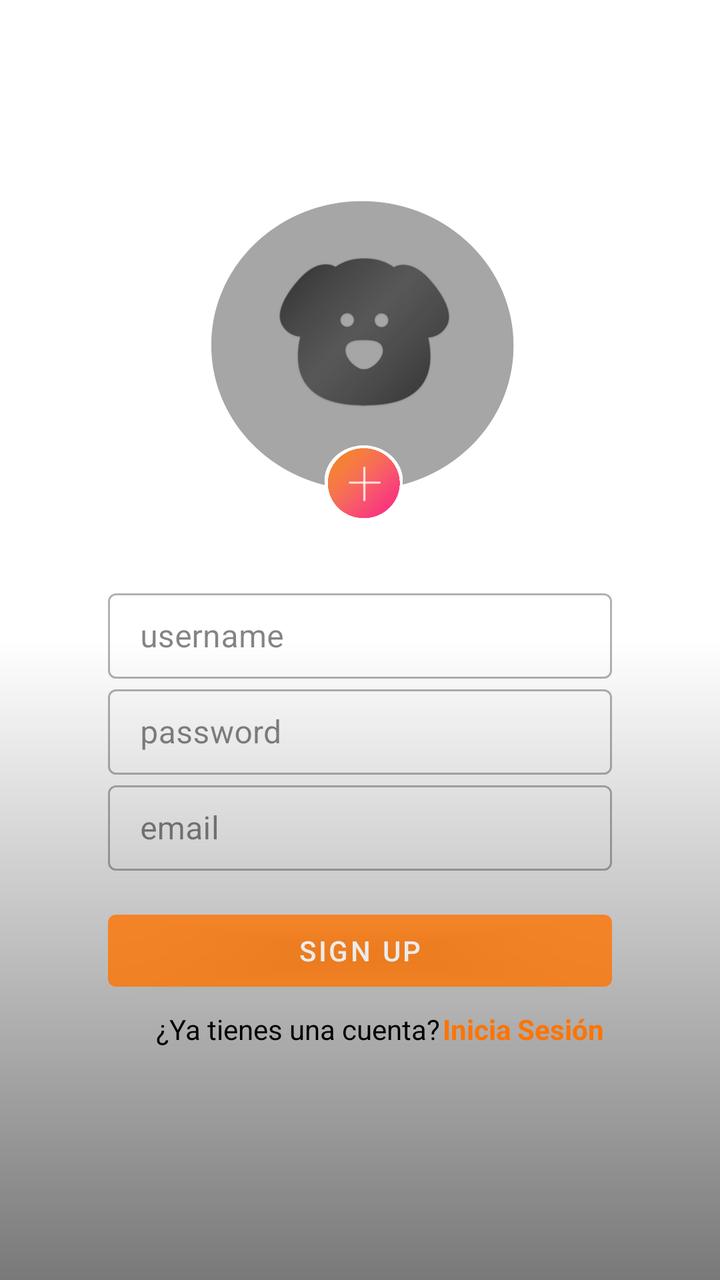
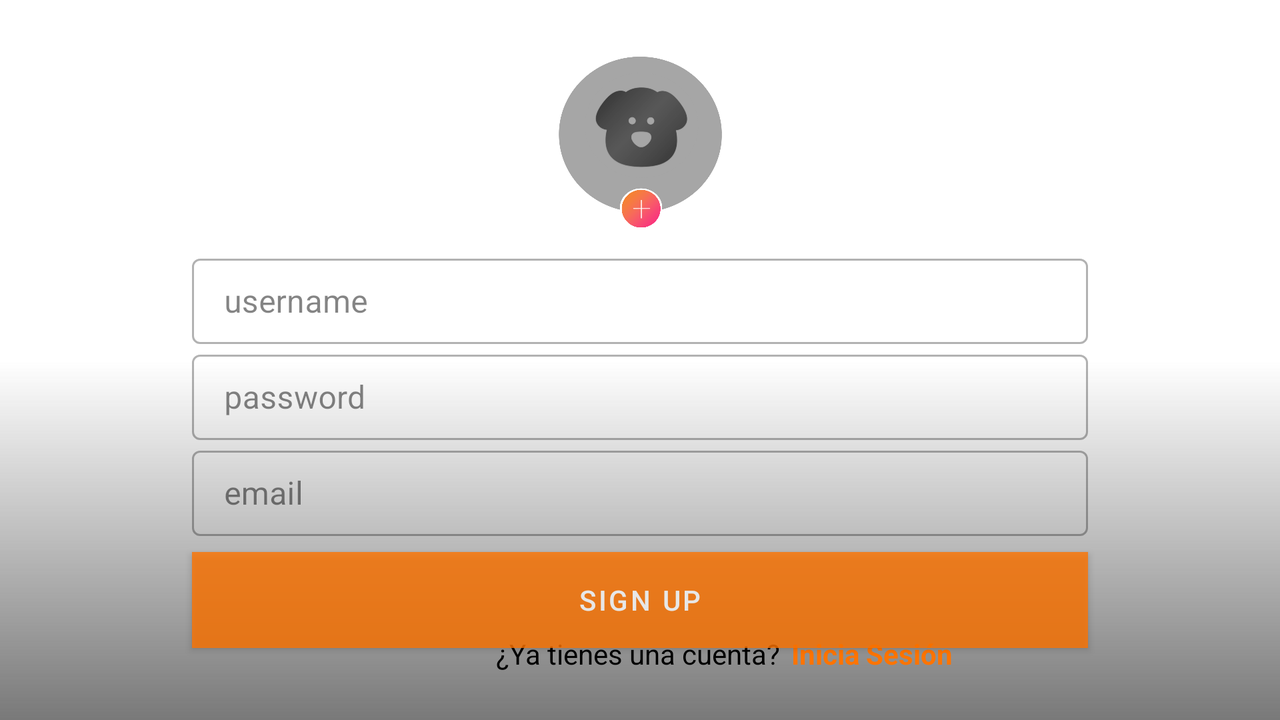

One screen, two layout resources from the same app: the default and the repository's alternative for another configuration. Each is rendered where Android would select it; the XML of both is given below.
<!-- AndroidManifest.xml: activity theme NoActionBar -->
<!-- res/layout/activity_registro.xml -->
<?xml version="1.0" encoding="utf-8"?>
<androidx.constraintlayout.widget.ConstraintLayout xmlns:android="http://schemas.android.com/apk/res/android"
    xmlns:app="http://schemas.android.com/apk/res-auto"
    xmlns:tools="http://schemas.android.com/tools"
    android:layout_width="match_parent"
    android:layout_height="match_parent"
    tools:context=".LoginActivity">

    <VideoView
        android:id="@+id/back_registro"
        android:layout_width="1150dp"
        android:layout_height="match_parent"
        app:layout_constraintBottom_toBottomOf="parent"
        app:layout_constraintStart_toStartOf="@id/guideLineVideoL"
        app:layout_constraintTop_toTopOf="parent"
        />

    <View
        android:id="@+id/viewSplash"
        android:layout_width="match_parent"
        android:layout_height="match_parent"
        android:background="@drawable/scrim_login_signup"
        android:visibility="visible"
        app:layout_constraintBottom_toBottomOf="parent"
        app:layout_constraintEnd_toEndOf="parent"
        app:layout_constraintStart_toStartOf="parent"
        app:layout_constraintTop_toTopOf="parent" />

    <ImageView
        android:id="@+id/imageViewDogRegistro"
        android:layout_width="243dp"
        android:layout_height="206dp"
        android:src="@drawable/registro_dog"
        app:layout_constraintBottom_toBottomOf="parent"
        app:layout_constraintEnd_toEndOf="parent"
        app:layout_constraintHorizontal_bias="0.511"
        app:layout_constraintStart_toStartOf="parent"
        app:layout_constraintTop_toTopOf="parent"
        app:layout_constraintVertical_bias="0.178" />

    <com.google.android.material.textfield.TextInputLayout
        android:id="@+id/usernameTIL"
        style="@style/Widget.MaterialComponents.TextInputLayout.OutlinedBox"
        android:layout_width="0dp"
        android:layout_height="48dp"
        android:layout_marginTop="16dp"
        android:alpha="0.8"
        android:hint="username"
        app:layout_constraintEnd_toEndOf="@id/guideLine2"
        app:layout_constraintStart_toStartOf="@id/guideLine"
        app:layout_constraintTop_toBottomOf="@+id/guideLineH">

        <com.google.android.material.textfield.TextInputEditText
            android:layout_width="match_parent"
            android:layout_height="match_parent"
            android:inputType="text"/>

    </com.google.android.material.textfield.TextInputLayout>
    <com.google.android.material.textfield.TextInputLayout
        android:id="@+id/passwordTIL"
        style="@style/Widget.MaterialComponents.TextInputLayout.OutlinedBox"
        android:layout_width="0dp"
        android:layout_height="48dp"
        android:alpha="0.8"
        android:hint="password"
        app:layout_constraintEnd_toEndOf="@id/guideLine2"
        app:layout_constraintStart_toStartOf="@id/guideLine"
        app:layout_constraintTop_toBottomOf="@+id/usernameTIL">

        <com.google.android.material.textfield.TextInputEditText
            android:layout_width="match_parent"
            android:layout_height="wrap_content"
            android:inputType="textPassword" />

    </com.google.android.material.textfield.TextInputLayout>

    <com.google.android.material.textfield.TextInputLayout
        android:id="@+id/emailRegistro"
        style="@style/Widget.MaterialComponents.TextInputLayout.OutlinedBox"
        android:layout_width="0dp"
        android:layout_height="48dp"
        android:alpha="0.8"
        android:hint="email"
        app:layout_constraintEnd_toEndOf="@id/guideLine2"
        app:layout_constraintStart_toStartOf="@id/guideLine"
        app:layout_constraintTop_toBottomOf="@+id/passwordTIL">

        <com.google.android.material.textfield.TextInputEditText
            android:layout_width="match_parent"
            android:layout_height="wrap_content"
            android:inputType="textEmailAddress" />

    </com.google.android.material.textfield.TextInputLayout>


    <com.google.android.material.button.MaterialButton
        android:id="@+id/bottomSignUp"
        android:layout_width="0dp"
        android:layout_height="48dp"
        android:layout_marginTop="16dp"
        android:alpha="0.8"
        android:text="SIGN UP"
        style="@style/ButtonStraight"
        app:layout_constraintEnd_toEndOf="@id/guideLine2"
        app:layout_constraintHorizontal_bias="0.0"
        app:layout_constraintStart_toStartOf="@id/guideLine"
        app:layout_constraintTop_toBottomOf="@+id/emailRegistro">

    </com.google.android.material.button.MaterialButton>

    <androidx.constraintlayout.widget.Guideline
        android:id="@+id/guideLine"
        android:layout_width="match_parent"
        android:layout_height="wrap_content"
        android:orientation="vertical"
        app:layout_constraintGuide_percent="0.15"
        ></androidx.constraintlayout.widget.Guideline>

    <androidx.constraintlayout.widget.Guideline
        android:id="@+id/guideLine2"
        android:layout_width="wrap_content"
        android:layout_height="wrap_content"
        android:orientation="vertical"
        app:layout_constraintGuide_percent="0.85"
        ></androidx.constraintlayout.widget.Guideline>

    <androidx.constraintlayout.widget.Guideline
        android:id="@+id/guideLineVideoL"
        android:layout_width="wrap_content"
        android:layout_height="wrap_content"
        android:orientation="vertical"
        app:layout_constraintGuide_percent="-0.70"></androidx.constraintlayout.widget.Guideline>

    <androidx.constraintlayout.widget.Guideline
        android:id="@+id/guideLineVideoR"
        android:layout_width="wrap_content"
        android:layout_height="wrap_content"
        android:orientation="vertical"
        app:layout_constraintGuide_percent="1.50"></androidx.constraintlayout.widget.Guideline>


    <androidx.constraintlayout.widget.Guideline
        android:id="@+id/guideLineH"
        android:layout_width="wrap_content"
        android:layout_height="wrap_content"
        android:orientation="horizontal"
        app:layout_constraintGuide_percent="0.43">

    </androidx.constraintlayout.widget.Guideline>

    <TextView
        android:id="@+id/textIniciaSesion"
        android:layout_width="wrap_content"
        android:layout_height="wrap_content"
        android:fontFamily="sans-serif"
        android:text="Inicia Sesión"
        android:textColor="@color/colorAccent"
        android:textStyle="bold"
        app:layout_constraintBottom_toBottomOf="parent"
        app:layout_constraintEnd_toEndOf="@id/guideLine2"
        app:layout_constraintHorizontal_bias="0.225"
        app:layout_constraintStart_toEndOf="@+id/textSinFuncionR"
        app:layout_constraintTop_toTopOf="parent"
        app:layout_constraintVertical_bias="0.813" />

    <TextView
        android:id="@+id/textSinFuncionR"
        android:layout_width="wrap_content"
        android:layout_height="wrap_content"
        android:layout_marginStart="24dp"
        android:layout_marginEnd="16dp"
        android:fontFamily="sans-serif"
        android:text="¿Ya tienes una cuenta?"
        android:textColor="@color/black"
        app:layout_constraintBottom_toBottomOf="parent"
        app:layout_constraintEnd_toStartOf="@+id/textRegistro"
        app:layout_constraintHorizontal_bias="0.658"
        app:layout_constraintStart_toStartOf="@id/guideLine"
        app:layout_constraintTop_toTopOf="parent"
        app:layout_constraintVertical_bias="0.813" />


</androidx.constraintlayout.widget.ConstraintLayout>
<!-- resources referenced by this layout -->
<resources>
  <color name="black">#FF000000</color>
  <color name="colorAccent">#FF7400</color>
  <!-- drawable registro_dog: png bitmap (drawable, 112334 bytes) -->
  <!-- drawable scrim_login_signup (drawable-v24) -->
  <?xml version="1.0" encoding="utf-8"?>
  <shape android:shape="rectangle" xmlns:android="http://schemas.android.com/apk/res/android">
  <gradient
      android:angle="-90"
      android:startColor="#FFFFFFFF"
      android:centerColor="#ffFFFFFF"
      android:endColor="#0d000000"
      android:type="linear"/>
  </shape>
  <style name="ButtonStraight" parent="Widget.MaterialComponents.Button">
          <item name="backgroundTint">@color/statelist</item>
      </style>
  <style name="NoActionBar" parent="Theme.MaterialComponents.DayNight.NoActionBar">
          
          <item name="colorPrimary">@color/black</item>
          <item name="colorPrimaryVariant">@color/grey</item>
          <item name="colorOnPrimary">@color/white</item>
  
          
          <item name="colorSecondary">@color/teal_200</item>
          <item name="colorSecondaryVariant">@color/teal_700</item>
          <item name="colorOnSecondary">@color/black</item>
          
          <item name="android:statusBarColor" tools:targetApi="l">?attr/colorPrimaryVariant</item>
          
      </style>
  <color name="grey">#F0F0F0</color>
  <color name="white">#FFFFFFFF</color>
  <color name="teal_200">#FF03DAC5</color>
  <color name="teal_700">#FF018786</color>
</resources>
<!-- res/layout-land/activity_registro.xml (the repository's variant of the layout above) -->
<!-- drawn on the phone turned sideways -->
<?xml version="1.0" encoding="utf-8"?>
<androidx.constraintlayout.widget.ConstraintLayout xmlns:android="http://schemas.android.com/apk/res/android"
    xmlns:app="http://schemas.android.com/apk/res-auto"
    xmlns:tools="http://schemas.android.com/tools"
    android:layout_width="match_parent"
    android:layout_height="match_parent"
    tools:context=".LoginActivity">

    <VideoView
        android:id="@+id/back_registro"
        android:layout_width="match_parent"
        android:layout_height="480dp"
        app:layout_constraintBottom_toBottomOf="parent"
        app:layout_constraintEnd_toEndOf="parent"
        app:layout_constraintStart_toStartOf="parent"
         />

    <View
        android:id="@+id/viewSplash"
        android:layout_width="match_parent"
        android:layout_height="match_parent"
        android:background="@drawable/scrim_login_signup"
        android:visibility="visible"
        app:layout_constraintBottom_toBottomOf="parent"
        app:layout_constraintEnd_toEndOf="parent"
        app:layout_constraintStart_toStartOf="parent"
        app:layout_constraintTop_toTopOf="parent" />

    <ImageView
        android:id="@+id/imageViewDogRegistro"
        android:layout_width="131dp"
        android:layout_height="116dp"
        android:src="@drawable/registro_dog"
        app:layout_constraintBottom_toBottomOf="parent"
        app:layout_constraintEnd_toEndOf="parent"
        app:layout_constraintStart_toStartOf="parent"
        app:layout_constraintTop_toTopOf="parent"
        app:layout_constraintVertical_bias="0.054" />

    <com.google.android.material.textfield.TextInputLayout
        android:id="@+id/usernameTIL"
        style="@style/Widget.MaterialComponents.TextInputLayout.OutlinedBox"
        android:layout_width="0dp"
        android:layout_height="48dp"
        android:layout_marginTop="16dp"
        android:alpha="0.8"
        android:hint="username"
        app:layout_constraintEnd_toEndOf="@id/guideLine2"
        app:layout_constraintStart_toStartOf="@id/guideLine"
        app:layout_constraintTop_toBottomOf="@+id/guideLineH">

        <com.google.android.material.textfield.TextInputEditText
            android:layout_width="match_parent"
            android:layout_height="wrap_content"
            android:inputType="text"/>

    </com.google.android.material.textfield.TextInputLayout>
    <com.google.android.material.textfield.TextInputLayout
        android:id="@+id/passwordTIL"
        style="@style/Widget.MaterialComponents.TextInputLayout.OutlinedBox"
        android:layout_width="0dp"
        android:layout_height="48dp"
        android:alpha="0.8"
        android:hint="password"
        app:layout_constraintEnd_toEndOf="@id/guideLine2"
        app:layout_constraintStart_toStartOf="@id/guideLine"
        app:layout_constraintTop_toBottomOf="@+id/usernameTIL">

        <com.google.android.material.textfield.TextInputEditText
            android:layout_width="match_parent"
            android:layout_height="wrap_content"
            android:inputType="textPassword" />

    </com.google.android.material.textfield.TextInputLayout>

    <com.google.android.material.textfield.TextInputLayout
        android:id="@+id/emailRegistro"
        style="@style/Widget.MaterialComponents.TextInputLayout.OutlinedBox"
        android:layout_width="0dp"
        android:layout_height="48dp"
        android:alpha="0.8"
        android:hint="email"
        app:layout_constraintEnd_toEndOf="@id/guideLine2"
        app:layout_constraintStart_toStartOf="@id/guideLine"
        app:layout_constraintTop_toBottomOf="@+id/passwordTIL">

        <com.google.android.material.textfield.TextInputEditText
            android:layout_width="match_parent"
            android:layout_height="wrap_content"
            android:inputType="textEmailAddress" />

    </com.google.android.material.textfield.TextInputLayout>


    <com.google.android.material.button.MaterialButton
        android:id="@+id/bottomSignUp"
        android:layout_width="0dp"
        android:layout_height="48dp"
        android:layout_marginTop="8dp"
        android:alpha="0.8"
        android:background="@android:color/white"
        android:text="SIGN UP"
        style="@style/ButtonStraight"
        app:layout_constraintEnd_toEndOf="@id/guideLine2"
        app:layout_constraintHorizontal_bias="0.0"
        app:layout_constraintStart_toStartOf="@id/guideLine"
        app:layout_constraintTop_toBottomOf="@+id/emailRegistro">

    </com.google.android.material.button.MaterialButton>

    <androidx.constraintlayout.widget.Guideline
        android:id="@+id/guideLine"
        android:layout_width="match_parent"
        android:layout_height="wrap_content"
        android:orientation="vertical"
        app:layout_constraintGuide_percent="0.15"
        ></androidx.constraintlayout.widget.Guideline>

    <androidx.constraintlayout.widget.Guideline
        android:id="@+id/guideLine2"
        android:layout_width="wrap_content"
        android:layout_height="wrap_content"
        android:orientation="vertical"
        app:layout_constraintGuide_percent="0.85"
        ></androidx.constraintlayout.widget.Guideline>

    <androidx.constraintlayout.widget.Guideline
        android:id="@+id/guideLineH"
        android:layout_width="wrap_content"
        android:layout_height="wrap_content"
        android:orientation="horizontal"
        app:layout_constraintGuide_percent="0.3">

    </androidx.constraintlayout.widget.Guideline>

    <TextView
        android:id="@+id/textIniciaSesion"
        android:layout_width="wrap_content"
        android:layout_height="wrap_content"
        android:text="Inicia Sesión"
        android:textColor="@color/colorAccent"
        android:textStyle="bold"
        app:layout_constraintBottom_toBottomOf="parent"
        app:layout_constraintEnd_toEndOf="@id/guideLine2"
        app:layout_constraintHorizontal_bias="0.075"
        app:layout_constraintStart_toEndOf="@+id/textSinFuncionR"
        app:layout_constraintTop_toTopOf="parent"
        app:layout_constraintVertical_bias="0.931" />

    <TextView
        android:id="@+id/textSinFuncionR"
        android:layout_width="wrap_content"
        android:layout_height="wrap_content"
        android:layout_marginStart="152dp"
        android:text="¿Ya tienes una cuenta?"
        android:textColor="@color/black"
        app:layout_constraintBottom_toBottomOf="parent"
        app:layout_constraintEnd_toStartOf="@+id/textRegistro"
        app:layout_constraintHorizontal_bias="0.658"
        app:layout_constraintStart_toStartOf="@id/guideLine"
        app:layout_constraintTop_toTopOf="parent"
        app:layout_constraintVertical_bias="0.931" />


</androidx.constraintlayout.widget.ConstraintLayout>
